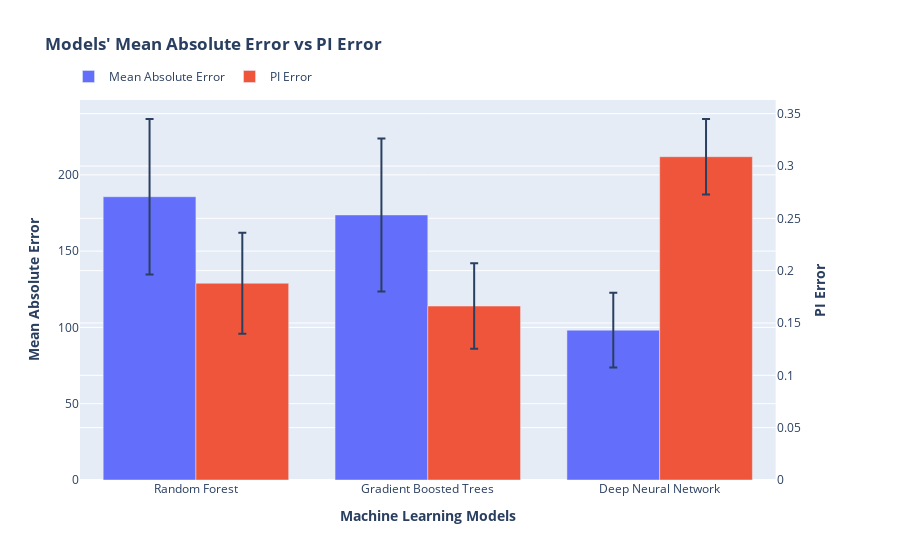

The notebook cell saved with this chart:
### Code cell
# Create figure with secondary y-axis
model = ['Random Forest', 'Gradient Boosted Trees', 'Deep Neural Network']
all_mae_mean = [all_median[0], all_median[1], all_median[2]]
all_mae_std = [all_std[0], all_std[1], all_std[2]]

all_pi_mean = [all_median[3], all_median[4], all_median[5]]
all_pi_std = [all_std[3], all_std[4], all_std[5]]

fig = make_subplots(specs=[[{"secondary_y": True}]])
# Add traces
fig.add_trace(
    go.Bar(x=model, y=all_mae_mean, name="Mean Absolute Error", offsetgroup= "1",
           error_y=dict(type='data', array=all_mae_std)), secondary_y=False
)

fig.add_trace(
    go.Bar(x=model, y=all_pi_mean, name="PI Error", offsetgroup= "2",
           error_y=dict(type='data', array=all_pi_std)), secondary_y=True
)

# Add figure title
fig.update_layout(
    title_text="<b>Models' Mean Absolute Error vs PI Error</b>",
    barmode='group'
)
# fig.update_traces(texttemplate='%{text:.2s}', textposition='outside')
# fig.update_layout(uniformtext_minsize=8, uniformtext_mode='hide')


# Set x-axis title
fig.update_xaxes(title_text="<b>Machine Learning Models</b>")

# Set y-axes titles
fig.update_yaxes(title_text="<b>Mean Absolute Error</b>", secondary_y=False)
fig.update_yaxes(title_text="<b>PI Error</b>", secondary_y=True)
fig.update_layout(legend_orientation="h")
fig.update_layout(legend=dict(x=-0.0155, y=1.1))

fig.show()

### Figure 1 — Plotly figure (JSON) as saved in the notebook; plotly's stock layout.template omitted (floating-point values rounded to 4 significant figures)
{"data": [{"error_y": {"array": [50.93, 50.13, 24.46], "type": "data"}, "name": "Mean Absolute Error", "offsetgroup": "1", "type": "bar", "x": ["Random Forest", "Gradient Boosted Trees", "Deep Neural Network"], "xaxis": "x", "y": [185.7, 173.7, 98.22], "yaxis": "y"}, {"error_y": {"array": [0.04819, 0.04082, 0.03602], "type": "data"}, "name": "PI Error", "offsetgroup": "2", "type": "bar", "x": ["Random Forest", "Gradient Boosted Trees", "Deep Neural Network"], "xaxis": "x", "y": [0.188, 0.1662, 0.3088], "yaxis": "y2"}], "layout": {"barmode": "group", "legend": {"orientation": "h", "x": -0.0155, "y": 1.1}, "title": {"text": "<b>Models' Mean Absolute Error vs PI Error</b>"}, "xaxis": {"anchor": "y", "domain": [0, 0.94], "title": {"text": "<b>Machine Learning Models</b>"}}, "yaxis": {"anchor": "x", "domain": [0, 1], "title": {"text": "<b>Mean Absolute Error</b>"}}, "yaxis2": {"anchor": "x", "overlaying": "y", "side": "right", "title": {"text": "<b>PI Error</b>"}}}}
